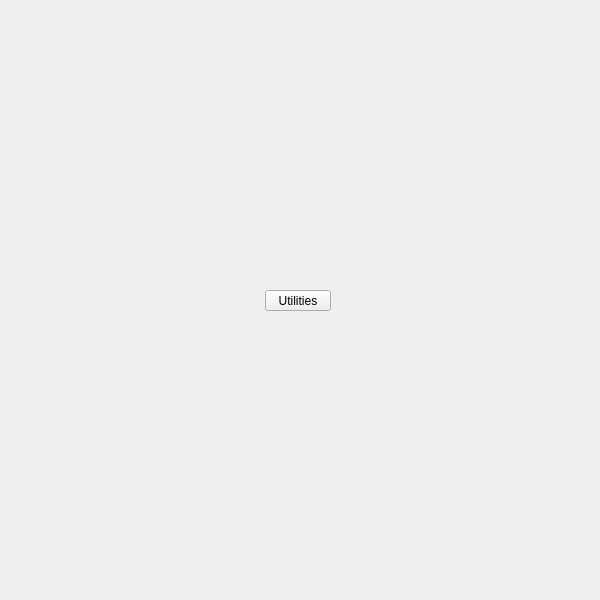
<?xml version="1.0" encoding="UTF-8"?>
<ui version="4.0">
 <class>QtUi</class>
 <widget class="QMainWindow" name="QtUi">
  <property name="enabled">
   <bool>true</bool>
  </property>
  <property name="geometry">
   <rect>
    <x>0</x>
    <y>0</y>
    <width>600</width>
    <height>600</height>
   </rect>
  </property>
  <property name="sizePolicy">
   <sizepolicy hsizetype="Ignored" vsizetype="Ignored">
    <horstretch>0</horstretch>
    <verstretch>0</verstretch>
   </sizepolicy>
  </property>
  <property name="minimumSize">
   <size>
    <width>0</width>
    <height>0</height>
   </size>
  </property>
  <property name="maximumSize">
   <size>
    <width>600</width>
    <height>600</height>
   </size>
  </property>
  <property name="cursor">
   <cursorShape>ArrowCursor</cursorShape>
  </property>
  <property name="windowTitle">
   <string>Toolkit</string>
  </property>
  <property name="whatsThis">
   <string>main</string>
  </property>
  <property name="toolButtonStyle">
   <enum>Qt::ToolButtonIconOnly</enum>
  </property>
  <property name="tabShape">
   <enum>QTabWidget::Triangular</enum>
  </property>
  <property name="dockNestingEnabled">
   <bool>true</bool>
  </property>
  <property name="dockOptions">
   <set>QMainWindow::AllowNestedDocks|QMainWindow::AllowTabbedDocks|QMainWindow::AnimatedDocks|QMainWindow::ForceTabbedDocks</set>
  </property>
  <widget class="QWidget" name="mainWindow">
   <property name="sizePolicy">
    <sizepolicy hsizetype="Ignored" vsizetype="Ignored">
     <horstretch>0</horstretch>
     <verstretch>0</verstretch>
    </sizepolicy>
   </property>
   <widget class="QPushButton" name="i020">
    <property name="geometry">
     <rect>
      <x>265</x>
      <y>290</y>
      <width>66</width>
      <height>21</height>
     </rect>
    </property>
    <property name="minimumSize">
     <size>
      <width>0</width>
      <height>21</height>
     </size>
    </property>
    <property name="maximumSize">
     <size>
      <width>16777215</width>
      <height>21</height>
     </size>
    </property>
    <property name="cursor">
     <cursorShape>IBeamCursor</cursorShape>
    </property>
    <property name="whatsThis">
     <string>utilities</string>
    </property>
    <property name="text">
     <string>Utilities</string>
    </property>
   </widget>
  </widget>
 </widget>
 <resources/>
 <connections/>
 <designerdata>
  <property name="gridDeltaX">
   <number>5</number>
  </property>
  <property name="gridDeltaY">
   <number>10</number>
  </property>
  <property name="gridSnapX">
   <bool>true</bool>
  </property>
  <property name="gridSnapY">
   <bool>true</bool>
  </property>
  <property name="gridVisible">
   <bool>true</bool>
  </property>
 </designerdata>
</ui>
